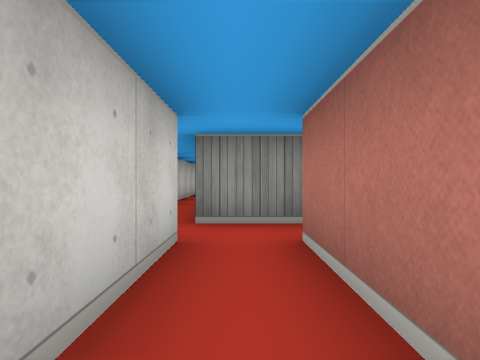
[1] (above)

12 first-person views from a walk through a cub3D ray-caster map. The camera is about half as high as the walls, looks level and sees 75° across. The floor is counted in squares. Each view is taken from the middle of a square. On the plan, view 1 faces up. The plan holds only what a view shows up to about 9 squares ahead; the rest is blank.

[2]
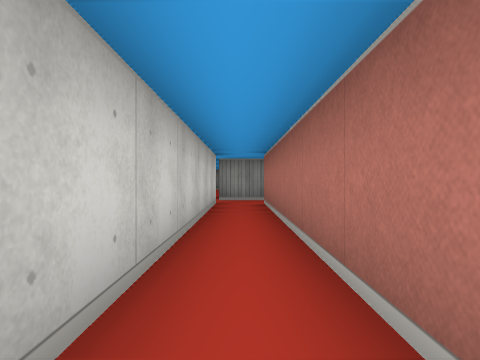

[3]
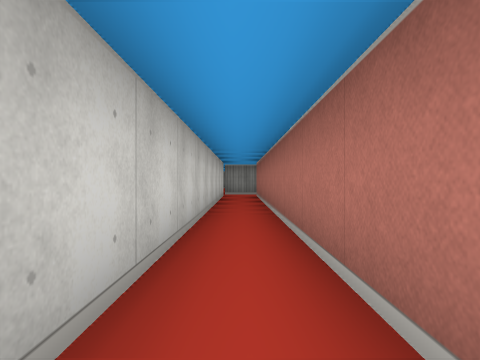

[4]
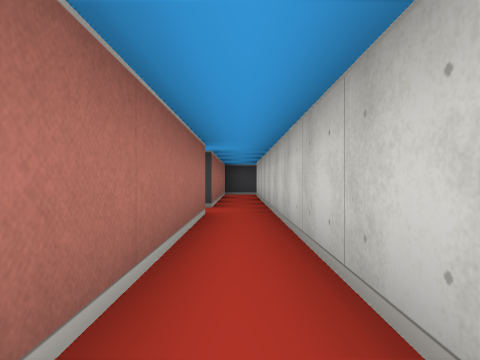

[5]
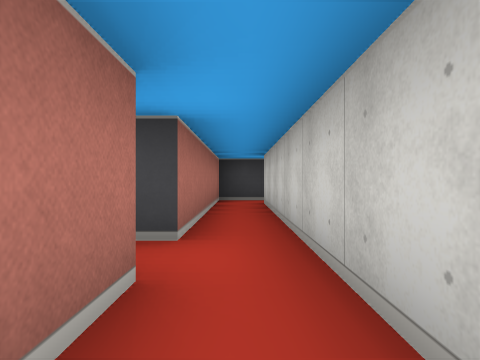

[6]
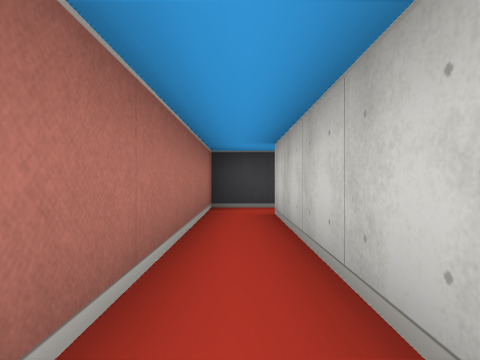

[7]
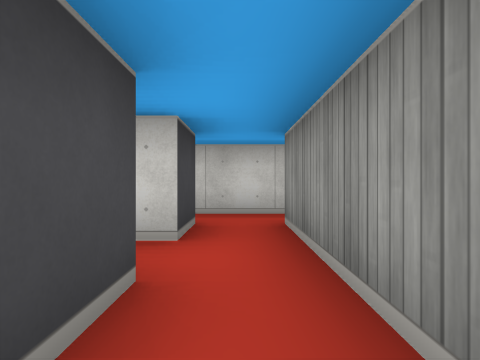

[8]
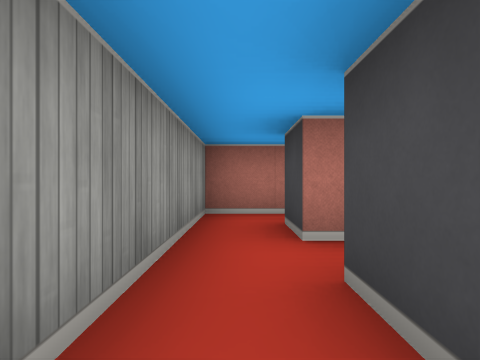

[9]
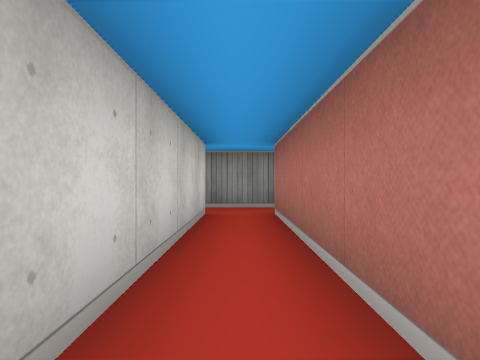

[10]
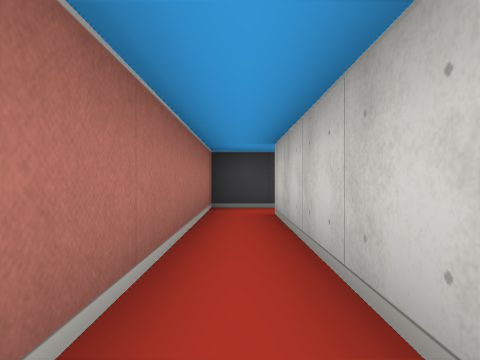

[11]
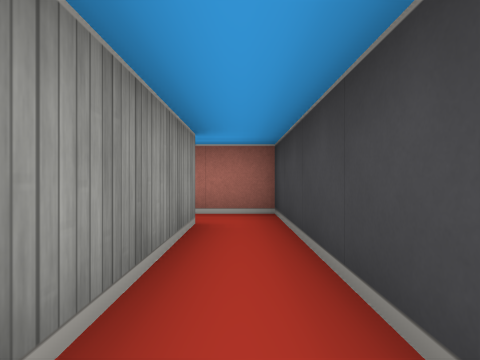

[12]
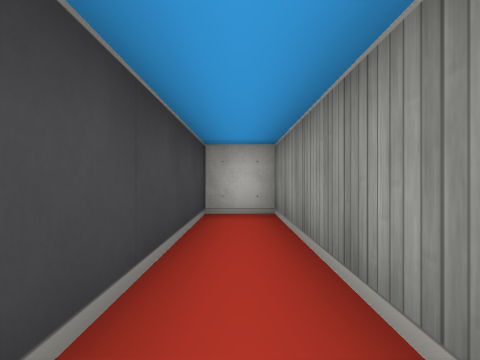

### Floor plan
Points are (right, up) in squares from view 1. A wall is a line through its corners. A room is listed if a view was taken in it or the views show most of it. See-through windows are left out.
Room 1 (views 1, 2, 3, 4, 5, 6, 8)
walls: (0.5, -8.5) (0.5, 2.5); (-0.5, 2.5) (-0.5, -13.5); (-0.6, -14.5) (0.5, -14.5) (0.5, -9.5); (0.8, 3.5) (-0.5, 3.5)
ways out: opening at (1, -9) to room 3; opening at (-1, -14); opening at (0, 3); opening at (1, 3)
Room 2 (view 7)
walls: (4.5, -9.8) (4.5, -8.5) (2.5, -8.5); (2.5, -9.5) (3.5, -9.5)
ways out: opening at (3, -9) to room 3
Room 3 (views 9, 10, 11, 12)
walls: (0.5, -9.5) (1.5, -9.5) (1.5, -15.5) (-2.5, -15.5) (-2.5, -16.5) (2.5, -16.5) (2.5, -9.5); (2.5, -8.5) (0.5, -8.5)
ways out: opening at (1, -9) to room 1; opening at (3, -9) to room 2

Positions as (right, up) in squares from view 1, and headings:
1: (0, 0), facing up
2: (0, -4), facing up
3: (0, -7), facing up
4: (0, -4), facing down
5: (0, -7), facing down
6: (0, -9), facing down
7: (4, -9), facing left
8: (0, -9), facing right
9: (2, -14), facing up
10: (2, -11), facing down
11: (-2, -16), facing right
12: (2, -16), facing left
